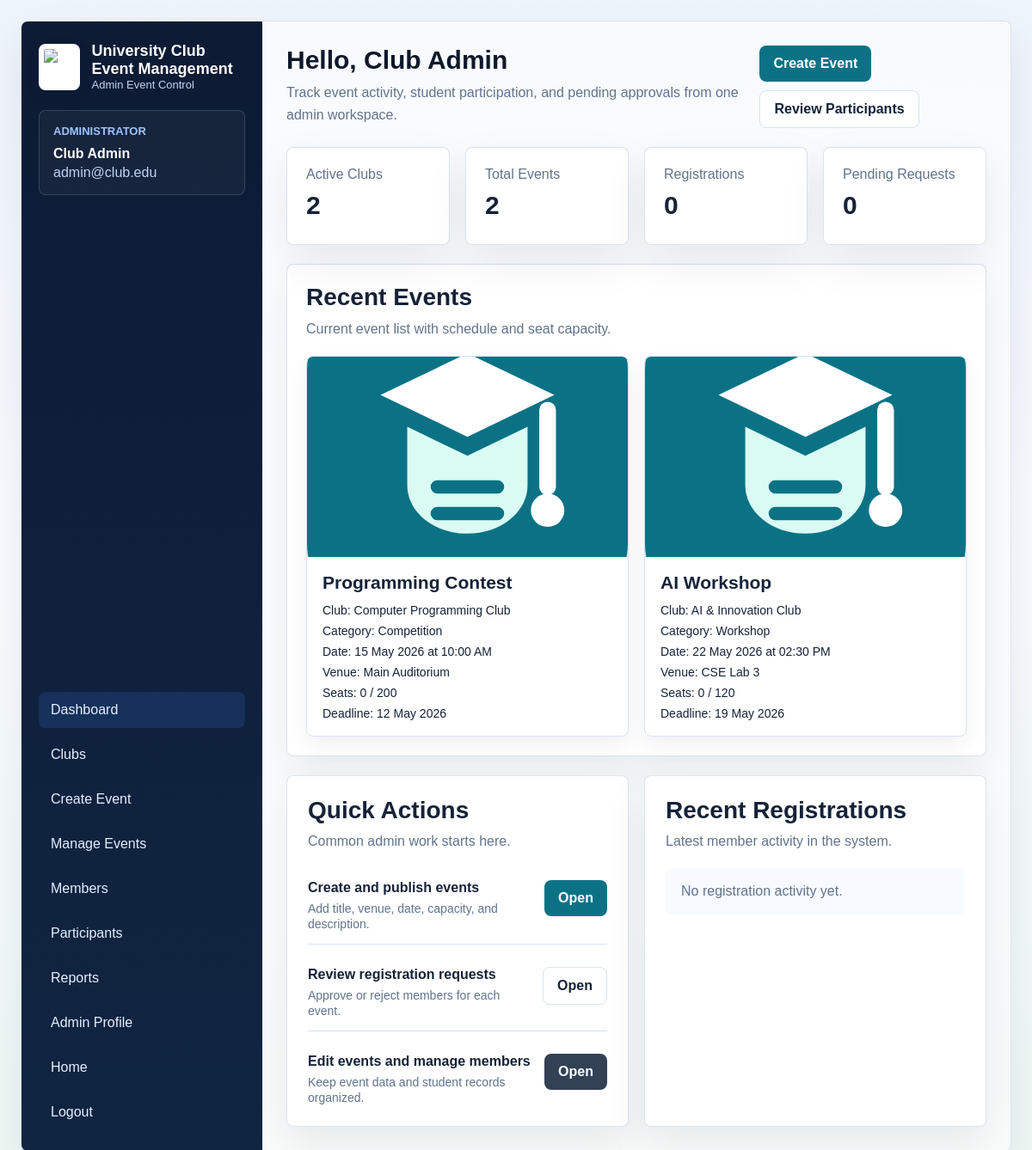
/admin/admin-dashboard.php (signed in), run on the app's committed database.
### tables this page shows
CREATE TABLE IF NOT EXISTS events (
    event_id INT AUTO_INCREMENT PRIMARY KEY,
    club_id INT DEFAULT NULL,
    title VARCHAR(200) NOT NULL,
    description TEXT,
    image_path VARCHAR(255) DEFAULT NULL,
    category VARCHAR(80) DEFAULT 'General',
    event_date DATE NOT NULL,
    event_time TIME DEFAULT NULL,
    registration_deadline DATE DEFAULT NULL,
    venue VARCHAR(150) NOT NULL,
    capacity INT NOT NULL,
    created_by INT DEFAULT NULL,
    created_by_club_admin INT DEFAULT NULL,
    created_at TIMESTAMP DEFAULT CURRENT_TIMESTAMP,
    CONSTRAINT chk_events_capacity CHECK (capacity > 0 AND capacity <= 500),
    CONSTRAINT fk_events_club FOREIGN KEY (club_id) REFERENCES clubs(club_id) ON DELETE SET NULL,
    CONSTRAINT fk_events_admin FOREIGN KEY (created_by) REFERENCES admins(admin_id) ON DELETE SET NULL,
    CONSTRAINT fk_events_club_admin FOREIGN KEY (created_by_club_admin) REFERENCES club_admins(club_admin_id) ON DELETE SET NULL
);

CREATE TABLE IF NOT EXISTS clubs (
    club_id INT AUTO_INCREMENT PRIMARY KEY,
    name VARCHAR(150) NOT NULL UNIQUE,
    category VARCHAR(80) DEFAULT 'General',
    advisor_name VARCHAR(120) DEFAULT NULL,
    advisor_email VARCHAR(120) DEFAULT NULL,
    description TEXT,
    logo_path VARCHAR(255) DEFAULT 'assets/images/club_logo.svg',
    status ENUM('active', 'inactive') DEFAULT 'active',
    created_at TIMESTAMP DEFAULT CURRENT_TIMESTAMP
);

### backend/db.php (called while the page is built, shortened)
<?php
$dbHost = 'localhost';
$dbUser = 'event_app';
$dbPass = 'event_app_2026';
$dbName = 'university_club_events';
$conn = new mysqli($dbHost, $dbUser, $dbPass, $dbName);
$conn->set_charset('utf8mb4');
function ensureColumn(mysqli $conn, string $dbName, string $tableName, string $columnName, string $definition): void
{
    $stmt = $conn->prepare(
        'SELECT COUNT(*) AS total
         FROM information_schema.COLUMNS
         WHERE TABLE_SCHEMA = ?
           AND TABLE_NAME = ?
           AND COLUMN_NAME = ?'
    );
    $stmt->bind_param('sss', $dbName, $tableName, $columnName);
    $stmt->execute();
    $columnData = $stmt->get_result()->fetch_assoc();
}
$conn->query(
    "CREATE TABLE IF NOT EXISTS clubs (
        club_id INT AUTO_INCREMENT PRIMARY KEY,
        name VARCHAR(150) NOT NULL UNIQUE,
        category VARCHAR(80) DEFAULT 'General',
        advisor_name VARCHAR(120) DEFAULT NULL,
        advisor_email VARCHAR(120) DEFAULT NULL,
        description TEXT,
        logo_path VARCHAR(255) DEFAULT 'assets/images/club_logo.svg',
        status ENUM('active', 'inactive') DEFAULT 'active',
        created_at TIMESTAMP DEFAULT CURRENT_TIMESTAMP
    )"
);
$conn->query(
    "CREATE TABLE IF NOT EXISTS club_admins (
        club_admin_id INT AUTO_INCREMENT PRIMARY KEY,
        club_id INT NOT NULL,
        name VARCHAR(120) NOT NULL,
        email VARCHAR(120) NOT NULL UNIQUE,
        password VARCHAR(255) NOT NULL,
        status ENUM('active', 'inactive') DEFAULT 'active',
        created_at TIMESTAMP DEFAULT CURRENT_TIMESTAMP,
        INDEX idx_club_admins_club (club_id)
    )"
);
$conn->query(
    "CREATE TABLE IF NOT EXISTS club_memberships (
        membership_id INT AUTO_INCREMENT PRIMARY KEY,
        student_id INT NOT NULL,
        club_id INT NOT NULL,
        status ENUM('pending', 'approved', 'rejected') DEFAULT 'pending',
        requested_at TIMESTAMP DEFAULT CURRENT_TIMESTAMP,
        decided_at TIMESTAMP NULL DEFAULT NULL,
        UNIQUE KEY uq_student_club (student_id, club_id),
        INDEX idx_club_memberships_club (club_id),
        INDEX idx_club_memberships_student (student_id)
    )"
);
ensureColumn($conn, $dbName, 'events', 'image_path', 'VARCHAR(255) DEFAULT NULL AFTER description');
function e(string $value): string
{
    return htmlspecialchars($value, ENT_QUOTES, 'UTF-8');
}
function eventImageUrl(?string $path, string $prefix = ''): string
{
    $cleanPath = trim((string) $path);
    if ($cleanPath !== '') {
        return e($prefix . ltrim($cleanPath, '/'));
    }
    return e($prefix . 'assets/images/club_logo.svg');
}

### admin/admin-dashboard.php (the view, shortened to what this page needs)
<?php
require_once __DIR__ . '/../backend/db.php';
$stats = [
    'clubs' => 0,
    'events' => 0,
    'students' => 0,
    'registrations' => 0,
    'pending' => 0,
];
$statQueries = [
    'clubs' => 'SELECT COUNT(*) AS total FROM clubs WHERE status = "active"',
    'events' => 'SELECT COUNT(*) AS total FROM events',
    'students' => 'SELECT COUNT(*) AS total FROM students',
    'registrations' => 'SELECT COUNT(*) AS total FROM registrations',
    'pending' => 'SELECT COUNT(*) AS total FROM registrations WHERE status = "pending"',
];
foreach ($statQueries as $key => $query) {
    $result = $conn->query($query);
    if ($result) {
        $stats[$key] = (int) $result->fetch_assoc()['total'];
    }
}
$recentEvents = $conn->query(
    'SELECT e.event_id, e.title, e.image_path, e.category, e.event_date, e.event_time, e.registration_deadline,
            e.venue, e.capacity, c.name AS club_name,
            COUNT(CASE WHEN r.status IN ("pending", "approved") THEN 1 END) AS total_registered
     FROM events e
     LEFT JOIN clubs c ON c.club_id = e.club_id
     LEFT JOIN registrations r ON r.event_id = e.event_id
     GROUP BY e.event_id, e.title, e.image_path, e.category, e.event_date, e.event_time,
              e.registration_deadline, e.venue, e.capacity, c.name
     ORDER BY event_date ASC
     LIMIT 5'
);
$recentRegistrations = $conn->query(
    'SELECT s.name AS student_name, e.title AS event_title, r.status
     FROM registrations r
     INNER JOIN students s ON s.student_id = r.student_id
     INNER JOIN events e ON e.event_id = r.event_id
     ORDER BY r.registered_at DESC
     LIMIT 5'
);
?>
<!DOCTYPE html>
<html lang="en">
<head>
    <link rel="stylesheet" href="../student/style.css">
</head>
<body class="app-page">
    <div class="app-shell">
        <aside class="sidebar">
            <div>
                <div class="brand-row">
                    <img src="../assets/images/puc_logo.png" alt="PUC Logo" class="brand-logo">
                    <div class="brand-copy">
                        <strong>University Club Event Management</strong>
                        <span>Admin Event Control</span>
                    </div>
                </div>
                <div class="sidebar-card" style="margin-top: 22px;">
                    <p class="eyebrow">Administrator</p>
                    <div class="profile-meta">
                        <strong><?= e($_SESSION['admin_name']); ?></strong>
                        <span><?= e($_SESSION['admin_email']); ?></span>
                    </div>
                </div>
            </div>
            <div>
                <nav class="nav-links">
                    <a href="admin-dashboard.php" class="active">Dashboard</a>
                    <a href="manage-clubs.php">Clubs</a>
                    <a href="create-event.php">Create Event</a>
                    <a href="manage-events.php">Manage Events</a>
                    <a href="manage-students.php">Members</a>
                    <a href="manage-participants.php">Participants</a>
                    <a href="reports.php">Reports</a>
                    <a href="profile.php">Admin Profile</a>
                    <a href="../index.php">Home</a>
                    <a href="../backend/logout.php?admin=1">Logout</a>
                </nav>
            </div>
        </aside>
        <main class="content">
            <section class="topbar">
                <div>
                    <h1>Hello, <?= e($_SESSION['admin_name']); ?></h1>
                    <p class="muted">Track event activity, student participation, and pending approvals from one admin workspace.</p>
                </div>
                <div class="topbar-actions">
                    <a class="button-link" href="create-event.php">Create Event</a>
                    <a class="button-link ghost" href="manage-participants.php">Review Participants</a>
                </div>
            </section>
            <section class="stats-grid">
                <article class="stat-card">
                    <span>Active Clubs</span>
                    <strong><?= e((string) $stats['clubs']); ?></strong>
                </article>
                <article class="stat-card">
                    <span>Total Events</span>
                    <strong><?= e((string) $stats['events']); ?></strong>
                </article>
                <article class="stat-card">
                    <span>Registrations</span>
                    <strong><?= e((string) $stats['registrations']); ?></strong>
                </article>
                <article class="stat-card">
                    <span>Pending Requests</span>
                    <strong><?= e((string) $stats['pending']); ?></strong>
                </article>
            </section>
            <section class="panel">
                <div class="section-head">
                    <h2>Recent Events</h2>
                    <p class="muted">Current event list with schedule and seat capacity.</p>
                </div>
                <div class="showcase-grid">
                    <?php if (!$recentEvents || $recentEvents->num_rows === 0): ?>
                        <div class="empty-state">No events available yet.</div>
                    <?php else: ?>
                        <?php while ($event = $recentEvents->fetch_assoc()): ?>
                            <article class="event-media-card">
                                <div class="event-thumb">
                                    <img src="<?= eventImageUrl($event['image_path'], '../'); ?>" alt="<?= e($event['title']); ?>">
                                </div>
                                <div class="event-body">
                                    <h3><?= e($event['title']); ?></h3>
                                    <div class="meta-list">
                                        <span>Club: <?= e($event['club_name'] ?: 'Unassigned'); ?></span>
                                        <span>Category: <?= e($event['category']); ?></span>
                                        <span>Date: <?= e(date('d M Y', strtotime($event['event_date']))); ?><?= $event['event_time'] ? ' at ' . e(date('h:i A', strtotime($event['event_time']))) : ''; ?></span>
                                        <span>Venue: <?= e($event['venue']); ?></span>
                                        <span>Seats: <?= e((string) $event['total_registered']); ?> / <?= e((string) $event['capacity']); ?></span>
                                        <?php if ($event['registration_deadline']): ?>
                                            <span>Deadline: <?= e(date('d M Y', strtotime($event['registration_deadline']))); ?></span>
                                        <?php endif; ?>
                                    </div>
                                </div>
                            </article>
                        <?php endwhile; ?>
                    <?php endif; ?>
                </div>
            </section>
            <div class="quick-grid" style="grid-template-columns: repeat(2, minmax(0, 1fr));">
                <section class="quick-card">
                    <div class="section-head">
                        <h2>Quick Actions</h2>
                        <p class="muted">Common admin work starts here.</p>
                    </div>
                    <div class="list-stack">
                        <div class="list-item">
                            <div>
                                <strong>Create and publish events</strong>
                                <span>Add title, venue, date, capacity, and description.</span>
                            </div>
                            <a class="button-link" href="create-event.php">Open</a>
                        </div>
                        <div class="list-item">
                            <div>
                                <strong>Review registration requests</strong>
                                <span>Approve or reject members for each event.</span>
                            </div>
                            <a class="button-link ghost" href="manage-participants.php">Open</a>
                        </div>
                        <div class="list-item">
                            <div>
                                <strong>Edit events and manage members</strong>
                                <span>Keep event data and student records organized.</span>
                            </div>
                            <a class="button-link secondary" href="manage-events.php">Open</a>
                        </div>
                    </div>
                </section>
                <section class="quick-card">
                    <div class="section-head">
                        <h2>Recent Registrations</h2>
                        <p class="muted">Latest member activity in the system.</p>
                    </div>
                    <div class="list-stack">
                        <?php if (!$recentRegistrations || $recentRegistrations->num_rows === 0): ?>
                            <div class="empty-state">No registration activity yet.</div>
                        <?php endif; ?>
                    </div>
                </section>
            </div>
        </main>
    </div>
</body>
</html>

### data on the page
events: image_path (picture), title "Programming Contest", club.name "Computer Programming Club", category "Competition", event_date "15 May 2026", event_time "10:00 AM", venue "Main Auditorium", total_registered "0", capacity "200", registration_deadline "12 May 2026"
events: image_path (picture), title "AI Workshop", club.name "AI & Innovation Club", category "Workshop", event_date "22 May 2026", event_time "02:30 PM", venue "CSE Lab 3", total_registered "0", capacity "120", registration_deadline "19 May 2026"

### other printed values
$_SESSION['admin_name'] "Club Admin"
$_SESSION['admin_email'] "admin@club.edu"
$stats['clubs'] "2"
$stats['events'] "2"
$stats['registrations'] "0"
$stats['pending'] "0"
